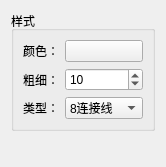
<?xml version="1.0" encoding="UTF-8"?>
<ui version="4.0">
 <class>DrawCirclesNode</class>
 <widget class="QWidget" name="DrawCirclesNode">
  <property name="geometry">
   <rect>
    <x>0</x>
    <y>0</y>
    <width>158</width>
    <height>167</height>
   </rect>
  </property>
  <property name="windowTitle">
   <string>Form</string>
  </property>
  <layout class="QVBoxLayout" name="verticalLayout_2">
   <item>
    <widget class="QGroupBox" name="groupBox">
     <property name="title">
      <string>样式</string>
     </property>
     <layout class="QVBoxLayout" name="verticalLayout">
      <item>
       <layout class="QFormLayout" name="formLayout">
        <item row="0" column="0">
         <widget class="QLabel" name="label">
          <property name="text">
           <string>颜色：</string>
          </property>
         </widget>
        </item>
        <item row="1" column="0">
         <widget class="QLabel" name="label_2">
          <property name="text">
           <string>粗细：</string>
          </property>
         </widget>
        </item>
        <item row="2" column="0">
         <widget class="QLabel" name="label_3">
          <property name="text">
           <string>类型：</string>
          </property>
         </widget>
        </item>
        <item row="1" column="1">
         <widget class="QSpinBox" name="thickness_spinBox">
          <property name="maximum">
           <number>100</number>
          </property>
          <property name="singleStep">
           <number>5</number>
          </property>
          <property name="value">
           <number>10</number>
          </property>
         </widget>
        </item>
        <item row="0" column="1">
         <widget class="QPushButton" name="color_pushButton">
          <property name="text">
           <string/>
          </property>
         </widget>
        </item>
        <item row="2" column="1">
         <widget class="QComboBox" name="type_comboBox">
          <property name="currentIndex">
           <number>1</number>
          </property>
          <item>
           <property name="text">
            <string>4连接线</string>
           </property>
          </item>
          <item>
           <property name="text">
            <string>8连接线</string>
           </property>
          </item>
          <item>
           <property name="text">
            <string>抗锯齿线</string>
           </property>
          </item>
         </widget>
        </item>
       </layout>
      </item>
     </layout>
    </widget>
   </item>
   <item>
    <widget class="QLabel" name="info_label">
     <property name="text">
      <string/>
     </property>
    </widget>
   </item>
  </layout>
 </widget>
 <resources/>
 <connections/>
</ui>
